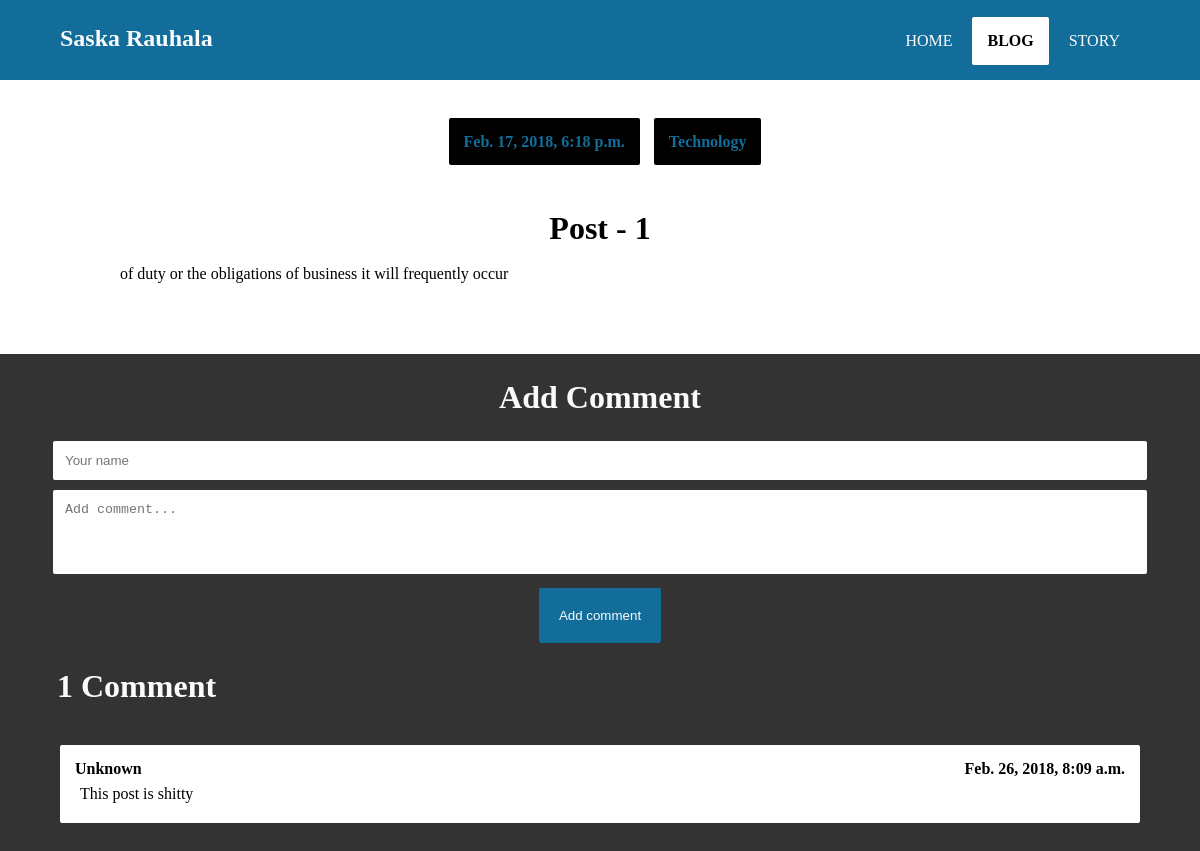
Page /posts/post/10/ on the committed database.
### posts/models.py (models this page shows, shortened)
class Posts(models.Model):
    title = models.CharField(max_length=200)
    body = models.TextField()
    created_at = models.DateTimeField(default=timezone.now, blank=True)
    author = models.ManyToManyField(Authors)
    category = models.ManyToManyField(Categories)
    comments = models.ManyToManyField(Comment)
    class Meta:
        verbose_name_plural = "Posts"

class Categories(models.Model):
    name = models.CharField(max_length=100)
    class Meta:
        verbose_name_plural = "Categories"

class Comment(models.Model):
    text = models.TextField()
    creator = models.CharField(max_length=50, default="Unknown", blank=True)
    created_at = models.DateTimeField(default=timezone.now, blank=True)
    class Meta:
        verbose_name_plural = "Comments"

### posts/views.py (the view)
# urls.py: url(r'^post/(\d+)/$', views.post, name="post"),
def post(request, id):
    post = Posts.objects.get(id=id)
    post_comments = post.comments.all().order_by("-created_at")
    context = {
        "post": post,
        "post_comments": post_comments
    }
    return render(request, "posts/post.html", context)

### posts/templates/posts/post.html (shortened to what this page needs)
{% extends 'posts/layout.html' %}
{% block blog %} class="active" {% endblock %}
{% block content %}
  <div class="posts-container">
    <div class="post-metas">
      <span class="post-created-at-title">{{post.created_at}}</span>
      <span class="post-category-title">{% for category in post.category.all %} {{category.name}} {% endfor %}</span>
    </div>
    {{ post.body|safe }}
  </div>
  <div class="post-comments" id="post-comments">
    <h1 class="add-comment-title">Add Comment</h1>
    <form action="{% url 'add' %}" method="post">
      <input id="commenter" name="commenter" placeholder="Your name">
      <textarea  id="comment-text" name="comment-text" placeholder="Add comment..."></textarea>
      <div>
        <button id="add-comment-btn" type="button" name="button">Add comment</button>
      </div>
    </form>
    {% if post_comments|length != 1%}
    <h1 class="comments-title">{{post_comments|length}} Comments</h1>
    {% else %}
    <h1 class="comments-title">{{post_comments|length}} Comment</h1>
    {% endif %}
    {% for comment in post_comments %}
      <div class="post-comment">
        <span class="comment-creator">{{comment.creator}}</span> <span class="comment-created-at">{{comment.created_at}}</span>
        <p>{{comment.text}}</p>
      </div>
    {% endfor %}
  </div>
{% endblock %}

### posts/templates/posts/layout.html (shortened to what this page needs)
<!DOCTYPE html>
<html>
  <head>
    {% load static %}
  </head>
  <body>
    <div class="nav-container">
    <nav>
        <div>
        <h1 class="headertitle">Saska Rauhala</h1>
        </div>
        <ul class="topnav">
          <li><a {% block home %} {% endblock %} href="/posts">Home</a></li>
          <li><a {% block blog %} {% endblock %} href="/posts/blog/1">Blog</a></li>
          <li><a {% block story %} {% endblock %} href="/posts/story">Story</a></li>
        </ul>
    </nav>
    </div>
<div class="container">
      {% block content %}
      {% endblock %}
</div>
{% include 'partials/footer.html' %}

### posts/templates/partials/footer.html (shortened to what this page needs)
<footer class="page-footer">
  <button  id="add-post-button" name="add-post-modal" type="button" name="button">Add Post</button>
  <a href="/posts/addpost">Add Post</a>
  <button id="add-author-button" name="add-author-modal" type="button" name="button">Add Author</button>
  <button id="add-category-button" name="add-category-modal" type="button" name="button">Add Category</button>
</footer>
</body>
</html>

### posts/templates/posts/layout.html (style rules this page uses)
:root { --main-color: #126d9b; --main-white-color: #f9fbfc; --main-dark-color: #333; }
* { margin: 0; padding: 0; }
.container { width: 100%; margin: 0; padding: 0; overflow: hidden; }
.nav-container { min-height: 80px; background-color: var(--main-color); width: 100%; }
nav { width: 90%; margin: auto; overflow: hidden; }
.headertitle { font-style: Arial; color: var(--main-white-color); font-family: Bookman, URW; margin-top: 25px; }
.topnav { float: right; list-style: none; margin-top: -35px; }
.active { border-radius: 2px; font-weight: bold; background-color: white; color: black !important; }
ul.topnav li { float: left; margin-right: 5px; }
ul.topnav li a { display: block; cursor: pointer; padding: 15px; color: var(--main-white-color); font-size: 1rem; text-transform: uppercase; text-decoration: none; }
.posts-container { width: 80%; margin: auto; margin-top: 50px; line-height: 1.5; }
.post-metas { text-align: center; padding-bottom: 40px; }
.posts-container .post-category-title, .post-created-at-title, .post-author-title { color: var(--main-color); margin-left: 10px; font-weight: bold; }
.posts-container .post-category-title, .post-created-at-title, .post-author-title { background-color: black; width: fit-content; margin-top: 10px; border-radius: 2px; padding: 15px; }
.post-comments { width: 100%; position: absolute; background-color: var(--main-dark-color); text-align: center; padding-bottom: 30px; }
.post-comments h1 { color: var(--main-white-color); padding: 15px; text-align: center; }
.post-comments .comments-title { text-align: left; margin-left: 3.5%; }
.post-comments input { width: 90%; margin: auto; margin-top: 10px; border: 2px solid white; border-radius: 2px; padding: 10px 0 10px 10px; }
.post-comments textarea { margin-top: 10px; width: 90%; padding: 10px 0 0 10px; height: 70px; resize: none; border: 2px solid white; border-radius: 2px; }
.post-comments button { padding: 20px; cursor: pointer; margin-top: 10px; background-color: var(--main-color); border: none; border-radius: 2px; padding: 20px; color: var(--main-white-color); }
.post-comment { width: 90%; margin: auto; margin-top: 25px; background-color: white; border-radius: 2px; }
.post-comment span { padding: 15px 15px 0 15px; font-size: 1rem; font-weight: bold; }
.post-comment .comment-creator { float: left; }
.post-comment .comment-created-at { float: right; }
.post-comment p { padding: 40px 20px 20px 20px; text-align: left; }
.posts-container p, h1, h2, h3, h4, h5 { margin-top: 10px; }
footer { background-color: var(--main-color); height: 200px; width: 100%; }
footer button { width: 33%; text-align: center; vertical-align: middle; line-height: 200px; cursor: pointer; font-size: 1.1em; }
footer #add-post-button { color: white; background-color: var(--main-dark-color); border: none; margin: 0; }
footer #add-author-button { color: white; background-color: var(--main-color); border: none; margin: 0; }
footer #add-category-button { color: white; background-color: var(--main-dark-color); border: none; margin: 0; }

### rows in the picture
Posts: created_at "Feb. 17, 2018, 6:18 p.m.", body "Post - 1 of duty or the obligations of business it will frequently occur"
Categories: name "Technology"
Comment: creator "Unknown", created_at "Feb. 26, 2018, 8:09 a.m.", text "This post is shitty"

### other values in the picture
{{ post_comments|length }} "1"
